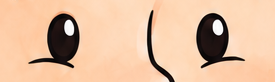
#> input picture animated_content/studio/brand/pavlo/character/eyes.png, 275 x 82 px
$ python -i host_parts.py   (imports and definitions only)
#> lines starting #> are read from the running program, lines starting #| are printed output that depends on the picture; after the words box and inside, x2 and y2 are one past the last pixel; in counts of white or black regions, pixels touching at a corner belong together
#> further down, picture is the input picture: shape (82, 275, 3); mean B, G, R 157.3, 186.7, 223.9
"""Cut ChatGPT gesture sheets (one-piece forearm+hand drawings, 4x2 grid) into bust-host gesture pieces.

usage: python host_parts.py <character_dir> <sheet.png> <name1,name2,...,name8> [--fw 105] [--ext 700]
Writes <character_dir>/gest/<name>.png and updates <character_dir>/gest/parts.json + parts.js (window.HOST_PARTS).
Each piece: background cut by flood fill from the border (interior whites kept), the forearm EXTENDED downward by
replicating a row just above its flat cut (so the arm can rise from far below the frame edge and never shows an end),
scaled so the forearm is `fw` rig px wide. Metadata: base = bottom centre (pivot), palm = centroid of the hand (top 40 %).
A name starting with 'face' is a hand without forearm (no extension, base = its bottom centre).
"""
import os, sys, json, argparse
import numpy as np, cv2


def cut_sheet(img):
    h, w = img.shape[:2]
#> h = 82; w = 275
    rgb = img[:, :, :3].astype(int)
    white = (rgb.min(axis=2) > 232)
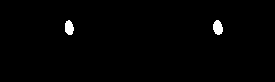
#> white: shape (82, 275) bool; 0.97% white; 2 white regions, box (x1, y1, x2, y2) and area: (213, 20, 223, 35) 114, (65, 20, 74, 35) 105
    # flood from the border through white pixels = background
    m = np.zeros((h + 2, w + 2), np.uint8)
    bgfill = (white * 255).astype(np.uint8)
    for x in range(0, w, 7):
        for y in (0, h - 1):
            if bgfill[y, x] == 255 and m[y + 1, x + 1] == 0:
                cv2.floodFill(bgfill, m, (x, y), 128)
    for y in range(0, h, 7):
        for x in (0, w - 1):
            if bgfill[y, x] == 255 and m[y + 1, x + 1] == 0:
                cv2.floodFill(bgfill, m, (x, y), 128)
    fg = (bgfill != 128).astype(np.uint8)
#> fg: shape (82, 275); every value is 1
    fg = cv2.morphologyEx(fg, cv2.MORPH_OPEN, np.ones((3, 3), np.uint8))
    n, lab, st, cen = cv2.connectedComponentsWithStats(fg, 8)
#> lab: shape (82, 275) int32; every value is 1
#> n = 2; st = [[-1, 2147483647, 0, 0, 0], [0, 0, 275, 82, 22550]]; cen = [[nan, nan], [137, 40.5]]
    blobs = [i for i in range(1, n) if st[i, cv2.CC_STAT_AREA] > h * w * 0.004]
#> blobs = [1]
    return fg, lab, st, cen, blobs


# [79 lines left out: functions eyes_sheet, main, not called in this run]


# [2 lines not run here, left out]

>>> import cv2
>>> picture = cv2.imread('../brand/pavlo/character/eyes.png')
>>> result = cut_sheet(picture)
#> result = 5 items

$ run again, on animated_content/studio/brand/pavlo/character/fore_l.png
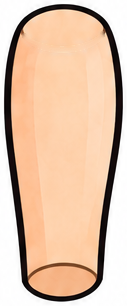
#> input picture animated_content/studio/brand/pavlo/character/fore_l.png, 127 x 306 px
#> picture is the input picture: shape (306, 127, 3); mean B, G, R 168.8, 193.3, 224.8
#> in cut_sheet, `white = (rgb.min(axis=2) > 232)`:
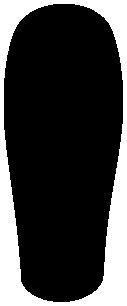
#> white: shape (306, 127) bool; 24.4% white; 1 white region, box (x1, y1, x2, y2) and area: (0, 0, 127, 306) 9473
#> n = 2; st = [[0, 0, 127, 306, 9473], [4, 4, 119, 298, 29389]]; cen = [[65.01, 173.3], [62.35, 145.8]]
#> blobs = [1]
#> result = 5 items

$ run again, on animated_content/studio/brand/pavlo/character/fore_r.png
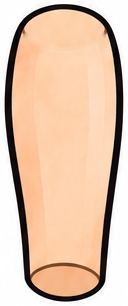
#> input picture animated_content/studio/brand/pavlo/character/fore_r.png, 128 x 306 px
#> picture is the input picture: shape (306, 128, 3); mean B, G, R 171, 194.8, 225.1
#> in cut_sheet, `white = (rgb.min(axis=2) > 232)`:
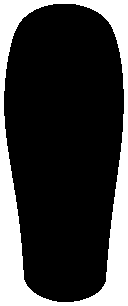
#> white: shape (306, 128) bool; 25.1% white; 1 white region, box (x1, y1, x2, y2) and area: (0, 0, 128, 306) 9813
#> n = 2; st = [[0, 0, 128, 306, 9813], [4, 4, 120, 298, 29355]]; cen = [[61.65, 172.8], [64.12, 145.7]]
#> blobs = [1]
#> result = 5 items
